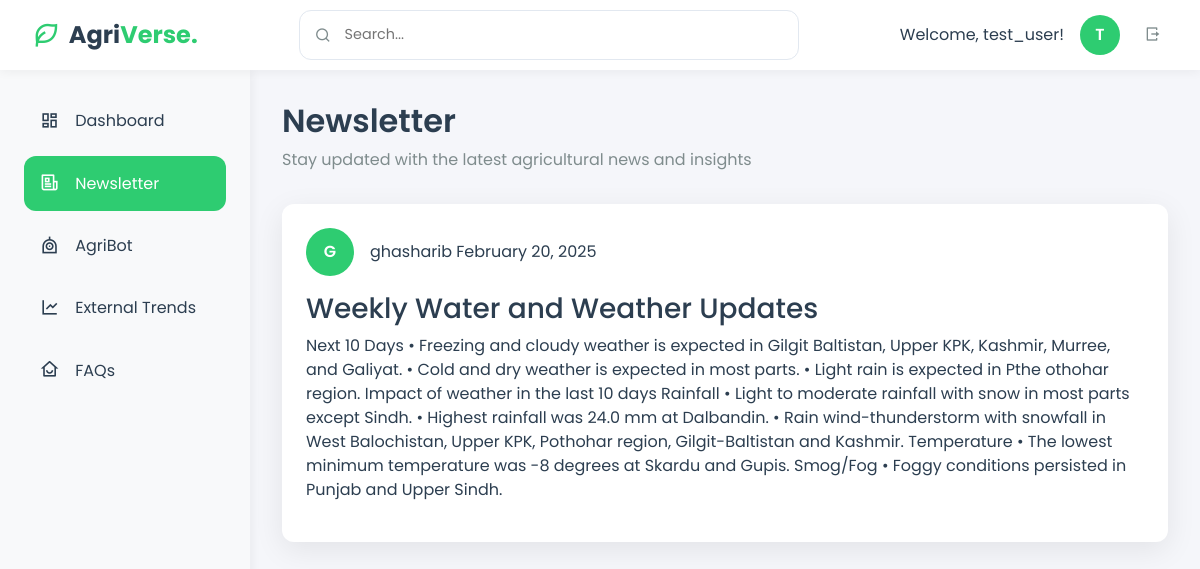
/newsletter (signed in), run on the app's committed database.
### models.py (models this page shows)
class NewsletterPost(db.Model):
    id = db.Column(db.Integer, primary_key=True)
    title = db.Column(db.String(200), nullable=False)
    content = db.Column(db.Text, nullable=False)
    image_url = db.Column(db.String(500))
    video_url = db.Column(db.String(500))
    created_at = db.Column(db.DateTime, default=datetime.utcnow)
    author_id = db.Column(db.Integer, db.ForeignKey('user.id'), nullable=False)
    author = db.relationship('User', backref=db.backref('posts', lazy=True))

class User(db.Model):
    id = db.Column(db.Integer, primary_key=True)
    username = db.Column(db.String(80), unique=True, nullable=False)
    email = db.Column(db.String(120), unique=True, nullable=False)
    password = db.Column(db.String(200), nullable=False)
    is_admin = db.Column(db.Boolean, default=False)
    created_at = db.Column(db.DateTime, default=datetime.utcnow)

### app.py (the view)
@app.route('/newsletter')
def newsletter():
    posts = NewsletterPost.query.order_by(NewsletterPost.created_at.desc()).all()
    return render_template('newsletter.html', posts=posts)

### app.py (called while the page is built)
@app.before_request
def before_request():
    protected_routes = ['dashboard', 'admin_dashboard']
    if request.endpoint in protected_routes and 'user_id' not in session:
        flash('Please log in to access this page.', 'info')
        return redirect(url_for('login'))

### templates/newsletter.html (shortened to what this page needs)
<!DOCTYPE html>
<html lang="en">
<head>
    <link rel="stylesheet" href="https://cdn.jsdelivr.net/npm/bootstrap@5.3.0/dist/css/bootstrap.min.css">
    <link href="https://cdn.jsdelivr.net/npm/remixicon@2.5.0/fonts/remixicon.css" rel="stylesheet">
</head>
<body>
    <div class="top-bar">
        <a href="/" class="logo">
            <i class="ri-leaf-line"></i>
            <h2>Agri<span style="color: var(--primary-color)">Verse.</span></h2>
        </a>
        <div class="search-container">
            <i class="ri-search-line"></i>
            <input type="text" placeholder="Search...">
          </div>
          <div class="d-flex align-items-center gap-3">
            <span class="welcome-message">Welcome, {{ session['username'] }}!</span>
            <div class="user-avatar">
                {{ session['username'][0].upper() }}
            </div>
            <button class="logout-btn">
                <i class="ri-logout-box-r-line"></i>
            </button>
        </div>
    </div>
    <div class="sidebar">
        <ul class="nav-links">
            <li class="nav-item">
                <a href="/dashboard" class="nav-link">
                    <i class="ri-dashboard-line"></i>
                    <span>Dashboard</span>
                </a>
            </li>
            <li class="nav-item">
                <a href="/newsletter" class="nav-link active">
                    <i class="ri-newspaper-line"></i>
                    <span>Newsletter</span>
                </a>
            </li>
            <li class="nav-item">
                <a href="/chatbot" class="nav-link">
                    <i class="ri-robot-line"></i>
                    <span>AgriBot</span>
                </a>
            </li>
            <li class="nav-item">
                <a href="/external" class="nav-link">
                    <i class="ri-line-chart-line"></i>
                    <span>External Trends</span>
                </a>
            </li>
            <li class="nav-item">
                <a href="/faqs" class="nav-link">
                    <i class="ri-home-smile-line"></i>
                    <span>FAQs</span>
                </a>
            </li>
        </ul>
    </div>
    <div class="content">
        <div class="page-title">
            <h1>Newsletter</h1>
            <p>Stay updated with the latest agricultural news and insights</p>
        </div>
        <div class="news-feed">
            {% if posts %}
                {% for post in posts %}
                <article class="post-card">
                    <div class="post-header">
                        <div class="post-author">
                            <div class="author-avatar">
                                {{ post.author.username[0].upper() }}
                            </div>
                            <div class="author-info">
                                <span class="author-name">{{ post.author.username }}</span>
                                <span class="post-time">{{ post.created_at.strftime('%B %d, %Y') }}</span>
                            </div>
                        </div>
                    </div>
                    <div class="post-content">
                        <h3>{{ post.title }}</h3>
                        <p>{{ post.content }}</p>
                    </div>
                </article>
                {% endfor %}
            {% else %}
                <div class="empty-state">
                    <i class="ri-inbox-line" style="font-size: 3rem; color: var(--text-secondary);"></i>
                    <h3 class="mt-3">No Posts Yet</h3>
                    <p>Check back later for updates!</p>
                </div>
            {% endif %}
        </div>
    </div>
</body>
</html>

### templates/newsletter.html (style rules this page uses)
:root { --primary-color: #2ecc71; --primary-dark: #27ae60; --secondary-color: #f8f9fa; --accent-color: #3498db; --background-color: #f5f6fa; --card-background: #ffffff; --text-primary: #2c3e50; --text-secondary: #7f8c8d; --success-color: #2ecc71; --warning-color: #f1c40f; --danger-color: #e74c3c; --border-radius: 12px; --box-shadow: 0 8px 30px rgba(0, 0, 0, 0.08); --transition: all 0.3s ease; --top-bar-height: 70px; }
body { font-family: 'Poppins', sans-serif; background-color: var(--background-color); color: var(--text-primary); display: flex; min-height: 100vh; margin: 0; }
.top-bar { position: fixed; top: 0; left: 0; right: 0; height: var(--top-bar-height); background: var(--card-background); padding: 0 2rem; display: flex; align-items: center; justify-content: space-between; box-shadow: 0 2px 10px rgba(0, 0, 0, 0.05); z-index: 1000; }
.logo { display: flex; align-items: center; gap: 0.5rem; text-decoration: none; }
.logo i { font-size: 1.8rem; color: var(--primary-color); }
.logo h2 { font-size: 1.5rem; font-weight: 700; margin: 0; color: var(--text-primary); }
.sidebar { position: fixed; top: var(--top-bar-height); left: 0; height: calc(100% - var(--top-bar-height)); width: 250px; background: var(--secondary-color); padding: 1.5rem; z-index: 900; box-shadow: 2px 0 10px rgba(0, 0, 0, 0.05); }
.user-avatar { width: 40px; height: 40px; border-radius: 50%; background: var(--primary-color); color: white; display: flex; align-items: center; justify-content: center; font-weight: 600; }
.content { margin-left: 250px; margin-top: var(--top-bar-height); padding: 2rem; width: calc(100% - 250px); }
.nav-links { list-style: none; padding: 0; margin: 0; }
.nav-item { margin-bottom: 0.5rem; }
.nav-link { display: flex; align-items: center; gap: 1rem; padding: 0.8rem 1rem; color: var(--text-primary); text-decoration: none; border-radius: var(--border-radius); transition: var(--transition); }
.nav-link.active { background: var(--primary-color); color: white; }
.nav-link i { font-size: 1.2rem; }
.page-title { margin-bottom: 2rem; }
.page-title h1 { font-size: 2rem; font-weight: 600; color: var(--text-primary); margin-bottom: 0.5rem; }
.page-title p { color: var(--text-secondary); font-size: 1rem; }
.post-card { background: var(--card-background); padding: 1.5rem; border-radius: var(--border-radius); box-shadow: var(--box-shadow); transition: var(--transition); margin-bottom: 1.5rem; }
.post-header { display: flex; justify-content: space-between; align-items: center; margin-bottom: 1rem; }
.post-author { display: flex; align-items: center; gap: 1rem; }
.author-avatar { width: 48px; height: 48px; border-radius: 50%; background: var(--primary-color); color: white; display: flex; align-items: center; justify-content: center; font-weight: 600; }
.post-content { margin: 1rem 0; }
.logout-btn { padding: 0.5rem; background: none; border: none; color: var(--text-secondary); cursor: pointer; transition: var(--transition); }
.search-container { flex: 1; max-width: 500px; position: relative; margin: 0 2rem; }
.search-container input { width: 100%; padding: 0.8rem 1rem 0.8rem 2.8rem; border: 1px solid #e2e8f0; border-radius: var(--border-radius); font-size: 0.9rem; transition: var(--transition); }
.search-container i { position: absolute; left: 1rem; top: 50%; transform: translateY(-50%); color: var(--text-secondary); }

### data on the page
NewsletterPost: author "G", author.username "ghasharib", created_at "February 20, 2025", title "Weekly Water and Weather Updates", content "Next 10 Days • Freezing and cloudy weather is expected in Gilgit Baltistan, Upper KPK, Kashmir, Murree, and Galiyat. • Cold and dry weather is expected in most parts. • Light rain is expected in Pthe othohar region. Impact of weather in the last 10 days Rainfall • Light to moderate rainfall with snow in most parts except Sindh. • Highest rainfall was 24.0 mm at Dalbandin. • Rain wind-thunderstorm with snowfall in West Balochistan, Upper KPK, Pothohar region, Gilgit-Baltistan and Kashmir. Temperature • The lowest minimum temperature was -8 degrees at Skardu and Gupis. Smog/Fog • Foggy conditions persisted in Punjab and Upper Sindh."

### other printed values
{{ session['username'] }} "test_user"
{{ session['username'][0].upper() }} "T"
